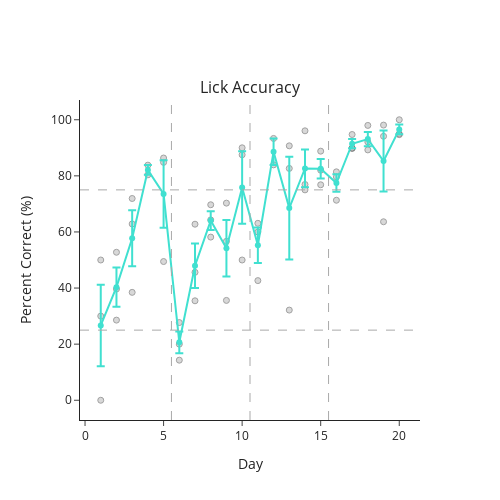

Notebook code cell kept with this figure:
### Code cell
## Percent correct data non_probe
accuracy = pd.DataFrame()
for experiment in experiment_pc:
    for mouse in experiment_pc[experiment]:
        if mouse == 'mc_EEG2_01':
            next
        else:
            df = pd.DataFrame(experiment_pc[experiment][mouse], index=[0]).T.rename(columns={0: 'percent_correct'})
            df.insert(0, 'mouse', mouse)
            df.insert(1, 'day', [x for x in np.arange(1, 21)])
            accuracy = pd.concat([accuracy, df], axis=0, ignore_index=True)

fig = pf.plot_behavior_across_days(accuracy, x_var='day', y_var='percent_correct', groupby_var=['day'], titles=['Lick Accuracy'],
                                   x_title='Day', y_title='Percent Correct (%)', template='simple_white')
fig.show()
fig.write_image(pjoin(fig_path, 'lick_accuracy.png'))

### Figure 1 — Plotly figure (JSON) as saved in the notebook; plotly's stock layout.template omitted (floating-point values rounded to 4 significant figures)
{"data": [{"marker": {"color": "rgb(179,179,179)", "line": {"width": 1}}, "mode": "markers", "name": "mc_EEG1_01", "opacity": 0.5, "type": "scatter", "x": [1, 2, 3, 4, 5, 6, 7, 8, 9, 10, 11, 12, 13, 14, 15, 16, 17, 18, 19, 20], "y": [50, 28.57, 38.46, null, 49.45, 20, 35.45, 58.16, 35.59, 90, 63.08, null, 32.14, 75, 76.81, 81.43, 89.74, 89.25, 63.64, 100]}, {"marker": {"color": "rgb(179,179,179)", "line": {"width": 1}}, "mode": "markers", "name": "mc_EEG1_02", "opacity": 0.5, "type": "scatter", "x": [1, 2, 3, 4, 5, 6, 7, 8, 9, 10, 11, 12, 13, 14, 15, 16, 17, 18, 19, 20], "y": [0, 39.66, 71.93, 83.82, 84.81, 14.29, 45.61, 69.7, 70.27, 87.5, 60, 83.91, 90.7, 96.05, 82.02, 79.61, 89.91, 97.98, 98.1, 95]}, {"marker": {"color": "rgb(179,179,179)", "line": {"width": 1}}, "mode": "markers", "name": "mc_EEG2_02", "opacity": 0.5, "type": "scatter", "x": [1, 2, 3, 4, 5, 6, 7, 8, 9, 10, 11, 12, 13, 14, 15, 16, 17, 18, 19, 20], "y": [30, 52.76, 62.86, 80.36, 86.36, 27.69, 62.77, 64.29, 56.67, 50, 42.65, 93.33, 82.65, 76.92, 88.8, 71.3, 94.74, 92.06, 94.12, 94.68]}, {"error_y": {"array": [14.53, 6.99, 9.993, 1.733, 12.05, 3.884, 7.97, 3.332, 10.09, 12.94, 6.357, 4.713, 18.33, 6.72, 3.471, 3.116, 1.638, 2.573, 10.88, 1.722], "type": "data"}, "line": {"color": "turquoise"}, "mode": "lines+markers", "type": "scatter", "x": [1, 2, 3, 4, 5, 6, 7, 8, 9, 10, 11, 12, 13, 14, 15, 16, 17, 18, 19, 20], "y": [26.67, 40.33, 57.75, 82.09, 73.54, 20.66, 47.94, 64.05, 54.18, 75.83, 55.24, 88.62, 68.5, 82.66, 82.54, 77.45, 91.46, 93.1, 85.28, 96.56]}], "layout": {"annotations": [{"font": {"size": 16}, "showarrow": false, "text": "Lick Accuracy", "x": 0.5, "xanchor": "center", "xref": "paper", "y": 1, "yanchor": "bottom", "yref": "paper"}], "height": 500, "shapes": [{"line": {"color": "darkgrey", "dash": "dash", "width": 1}, "opacity": 1, "type": "line", "x0": 0, "x1": 1, "xref": "x domain", "y0": 25, "y1": 25, "yref": "y"}, {"line": {"color": "darkgrey", "dash": "dash", "width": 1}, "opacity": 1, "type": "line", "x0": 0, "x1": 1, "xref": "x domain", "y0": 75, "y1": 75, "yref": "y"}, {"line": {"color": "darkgrey", "dash": "dash", "width": 1}, "opacity": 1, "type": "line", "x0": 5.5, "x1": 5.5, "xref": "x", "y0": 0, "y1": 1, "yref": "y domain"}, {"line": {"color": "darkgrey", "dash": "dash", "width": 1}, "opacity": 1, "type": "line", "x0": 10.5, "x1": 10.5, "xref": "x", "y0": 0, "y1": 1, "yref": "y domain"}, {"line": {"color": "darkgrey", "dash": "dash", "width": 1}, "opacity": 1, "type": "line", "x0": 15.5, "x1": 15.5, "xref": "x", "y0": 0, "y1": 1, "yref": "y domain"}], "showlegend": false, "title": {"x": 0.5, "xanchor": "center", "y": 0.9, "yanchor": "top"}, "width": 500, "xaxis": {"anchor": "y", "domain": [0, 1], "title": {"text": "Day"}}, "yaxis": {"anchor": "x", "domain": [0, 1], "title": {"text": "Percent Correct (%)"}}}}
